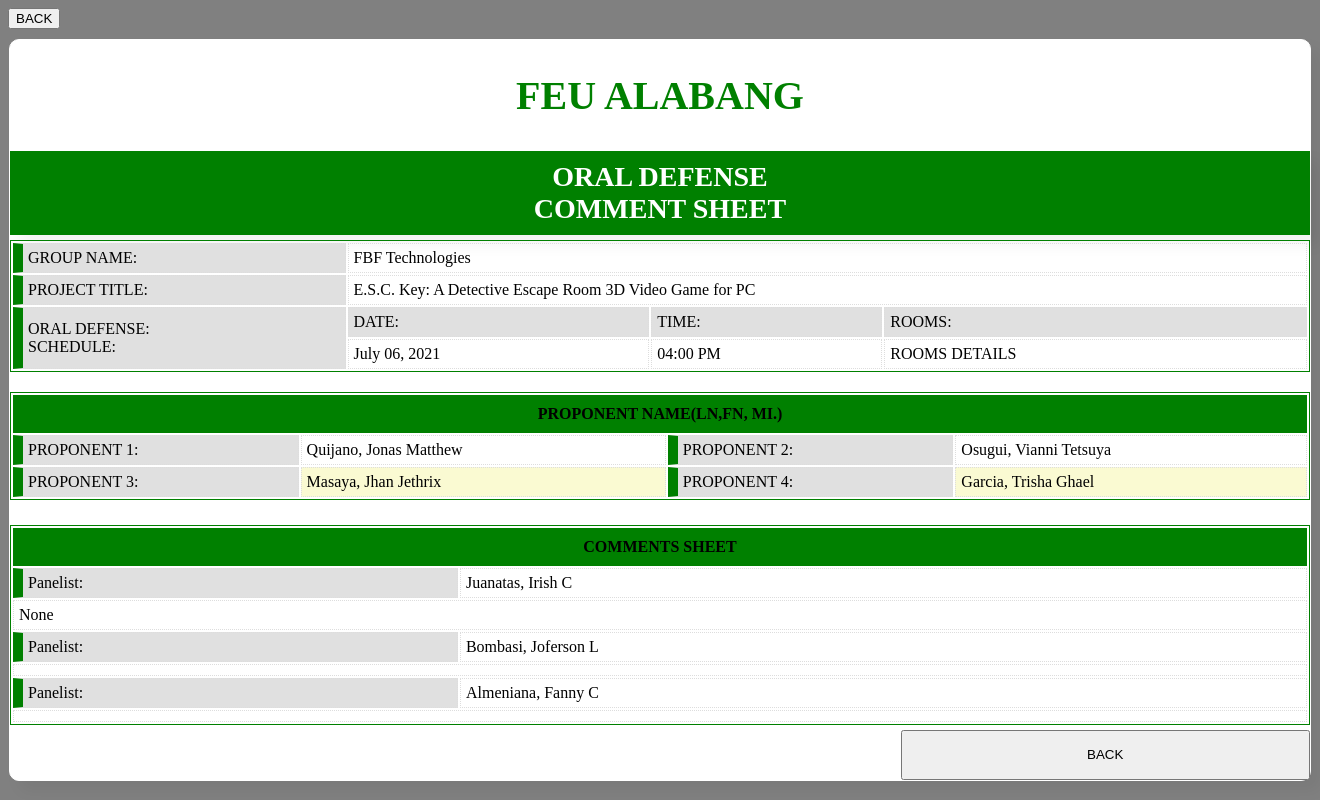
Page /comment_summary/4/schedule (signed in) on the earlier database version.
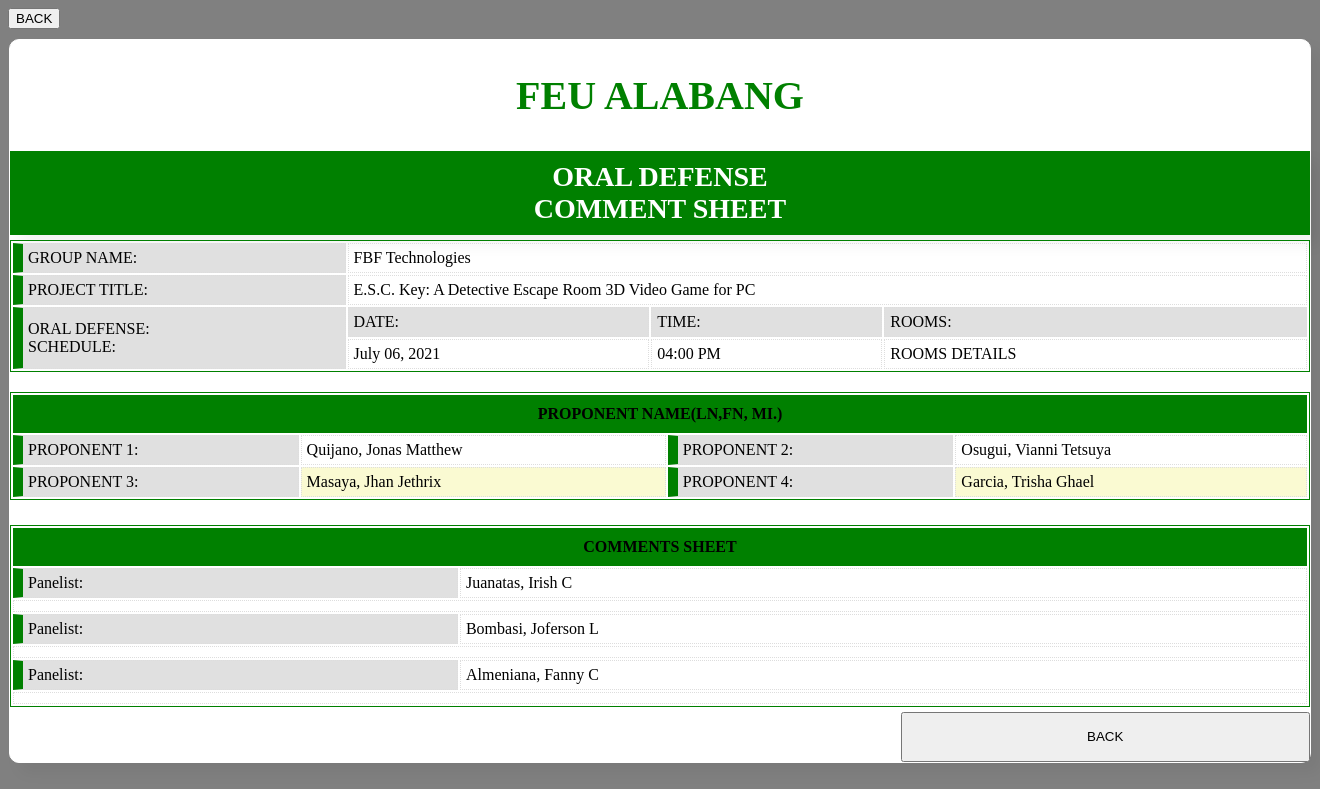
Same page on the later database version.
### website/models.py (models this page shows, shortened)
class Panelist(db.Model, UserMixin):
    id         = db.Column(db.Integer, primary_key=True)
    username   = db.Column(db.String(150), nullable=False)
    password   = db.Column(db.String(150), nullable=False)
    last_name  = db.Column(db.String(150), nullable=False)
    first_name = db.Column(db.String(150), nullable=False)
    middle_in  = db.Column(db.String(10))
    school     = db.Column(db.String(150))
    header     = db.relationship('Defense', backref='head')
    mentee     = db.relationship('Group', backref='mentor')
    score      = db.relationship('Scores', backref='panel')
    paneling   = db.relationship(
        'Defense',
        secondary=defense_panel_score,
        backref=db.backref('panels')
    )

class Scores(db.Model):
    id           = db.Column(db.Integer, primary_key=True)
    indiv_scores = db.Column(db.String(150))
    group_score  = db.Column(db.Integer)
    comment      = db.Column(db.String(1000))
    defense_id   = db.Column(db.Integer, db.ForeignKey('defense.id'))
    panel_id     = db.Column(db.Integer, db.ForeignKey('panelist.id'))

### website/admin.py (the view)
@admin.route('/comment_summary/<content>/<tab>', methods=['GET', 'POST'])
@login_required
def comment_summary(content, tab):
    defense = db.session.query(Defense).filter_by(id=content).first()
    return render_template('gradesheet/comment_summary.html', defense=defense, where=tab)

### website/__init__.py (called while the page is built)
def create_app():
    app = Flask(__name__)
    app.config['SECRET_KEY'] = 'hjshjhdjah kjshkjdhjs'
    app.config['SQLALCHEMY_DATABASE_URI'] = f'sqlite:///{DB_NAME}'
    db.init_app(app)
    from .admin import admin
    from .auth import auth
    from .user import user
    app.register_blueprint(auth, url_prefix='/')
    app.register_blueprint(admin, url_prefix='/')
    app.register_blueprint(user, url_prefix='/')
    from .models import Panelist, Master
    create_database(app)
    login_manager = LoginManager()
    login_manager.login_view = 'auth.login'
    login_manager.init_app(app)
    @login_manager.user_loader
    def load_user(username):
        if username == 'admin':
            return Master.query.filter_by(username=username).first()
        return Panelist.query.filter_by(username=username).first()
    return app

### website/templates/admin/gradesheet/comment_summary.html (shortened to what this page needs)
<html>
	<head>
        <link rel='stylesheet' href="{{ url_for('static', filename ='user/indiv_sheet.css') }}">
	</head>
	<body>
		<a href='/{{ where }}/'>
			<button>BACK</button>
		</a>
		<div class="parent">
			<div class="div1">
				<h1>FEU ALABANG</h1>
			</div>
			<div class="div2 green_bg">
				<title_font1>ORAL DEFENSE</title_font1>
				<title_font1><br>COMMENT SHEET</title_font1>
			</div>
			<div class="div3">
				<table>
					<td class="left_gborder gray_bg">GROUP NAME:</td>
					<td class="" colspan = "3">{{ defense.group.name }}</td>
					<tr>
					<td class="left_gborder gray_bg">PROJECT TITLE:</td>
					<td class=""colspan = "3" >{{ defense.group.project_title }}</td>
					<tr>
					<td class=" left_gborder gray_bg " rowspan ="2">ORAL DEFENSE: <br> SCHEDULE: </td>
					<td class=" gray_bg ">DATE:</td>
					<td class=" gray_bg">TIME:</td>
					<td class=" gray_bg ">ROOMS:</td>
					<tr>
					<td class="">
						{{ defense.start_date.strftime('%B %d, %Y') }}
					</td>
					<td class="">
                    	{{ defense.start_date.strftime('%I:%M %p') }}
					</td>
					<td class="">ROOMS DETAILS</td>
				</table>
			</div>
			<div class="div4">
				<table>
					<tr>
						<th colspan = "4">PROPONENT NAME(LN,FN, MI.)</th>
					<tr>
						<td class="left_gborder gray_bg">PROPONENT 1:</td>
						{% set x = 0 %}
						{% if defense.group.members|length > x %}
							{% set stud_name = defense.group.members[x].last_name + ', ' + defense.group.members[x].first_name + ' ' + defense.group.members[x].middle_in %}
							<td class="">{{ stud_name }}</td>
						{% endif %}
						{% set x = x + 1 %}
						<td class="left_gborder gray_bg">PROPONENT 2:</td>
						{% if defense.group.members|length > x %}
							{% set stud_name = defense.group.members[x].last_name + ', ' + defense.group.members[x].first_name + ' ' + defense.group.members[x].middle_in %}
							<td class="">{{ stud_name }}</td>
						{% endif %}
						{% set x = x + 1 %}
					<tr class=" lyellow_bg ">
						<td class="left_gborder gray_bg">PROPONENT 3:</td>
						{% if defense.group.members|length > x %}
							{% set stud_name = defense.group.members[x].last_name + ', ' + defense.group.members[x].first_name + ' ' + defense.group.members[x].middle_in %}
							<td class="">{{ stud_name }}</td>
						{% endif %}
						{% set x = x + 1 %}
						<td class="left_gborder gray_bg">PROPONENT 4:</td>
						{% if defense.group.members|length > x %}
							{% set stud_name = defense.group.members[x].last_name + ', ' + defense.group.members[x].first_name + ' ' + defense.group.members[x].middle_in %}
							<td class="">{{ stud_name }}</td>
						{% endif %}
						{% set x = x + 1 %}
					</tr>
				</table>
			</div>
			<div class = "div5">
				<table>
					<th colspan = "2"> COMMENTS SHEET </th>
					{% for panel in defense.panels %}
						<tr>
							<td class = "gray_bg left_gborder"> Panelist: </td>
							<td>{{ panel.last_name }}, {{ panel.first_name }} {{ panel.middle_in }}</td>
						</tr>
						<tr>
							<td colspan = "2">
								{% for score in defense.score %}
									{% if score.panel_id == panel.id %}
										{{ score.comment }}
									{% endif %}
								{% endfor %}
							</td>
						</tr>
					{% endfor %}
				</table>
			</div>
			<div class="div6">
				<a href='/schedule/'>
					<button class="but" id="button_inp" name="button_inp">BACK</button>
				</a>
			</div>
		</div>
	</body>
</html>

Differences in the rows shown:
removed Scores: comment "None", shown under Panelist "Juanatas"
